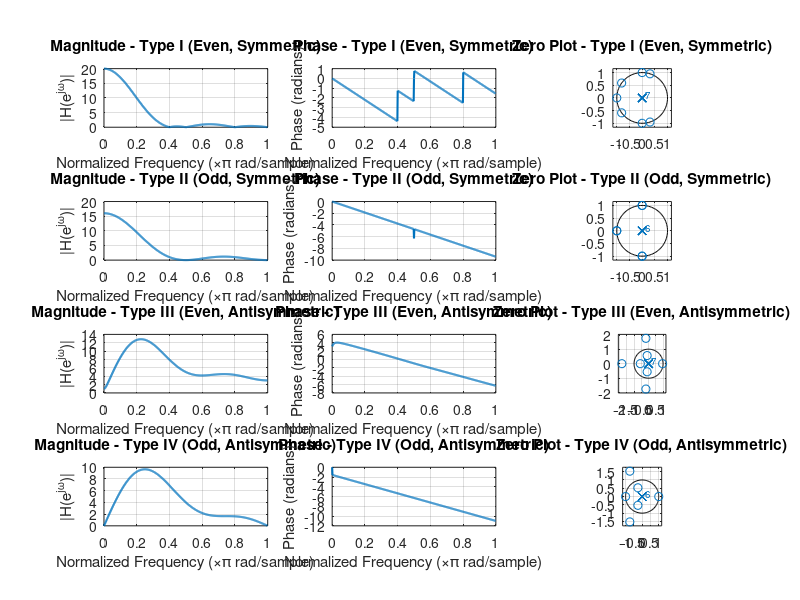

Source code (MATLAB): (Note: this script raises an error after producing the figure.)
%% EXERCISE 11 – FIR Filter Types (Type I–IV)
clear; close all; clc;

%% Define impulse responses for four FIR types
h1 = [1 2 3 4 4 3 2 1];     % Type I: M even, symmetric
h2 = [1 2 3 4 3 2 1];       % Type II: M odd, symmetric
h3 = [-1 -2 -3 -4 3 3 2 1]; % Type III: M even, antisymmetric
h4 = [-1 -2 -3 0 3 2 1];    % Type IV: M odd, antisymmetric

H_all = {h1, h2, h3, h4};
titles = {'Type I (Even, Symmetric)', ...
          'Type II (Odd, Symmetric)', ...
          'Type III (Even, Antisymmetric)', ...
          'Type IV (Odd, Antisymmetric)'};

%% Plot results
figure('Name','Exercise 11 – FIR Filter Types','NumberTitle','off','Position',[100 100 1200 800]);

for k = 1:4
    h = H_all{k};
    [H, w] = freqz(h, 1, 512);
    
    % Magnitude Response
    subplot(4,3,(k-1)*3 + 1);
    plot(w/pi, abs(H), 'LineWidth', 1.5);
    grid on;
    xlabel('Normalized Frequency (\times\pi rad/sample)');
    ylabel('|H(e^{j\omega})|');
    title(['Magnitude - ' titles{k}]);
    
    % Phase Response (unwrapped)
    subplot(4,3,(k-1)*3 + 2);
    plot(w/pi, unwrap(angle(H)), 'LineWidth', 1.5);
    grid on;
    xlabel('Normalized Frequency (\times\pi rad/sample)');
    ylabel('Phase (radians)');
    title(['Phase - ' titles{k}]);
    
    % Pole–Zero Diagram
    subplot(4,3,(k-1)*3 + 3);
    zplane(h,1);
    title(['Zero Plot - ' titles{k}]);
end

sgtitle('Exercise 11 – FIR Filter Types I–IV');

